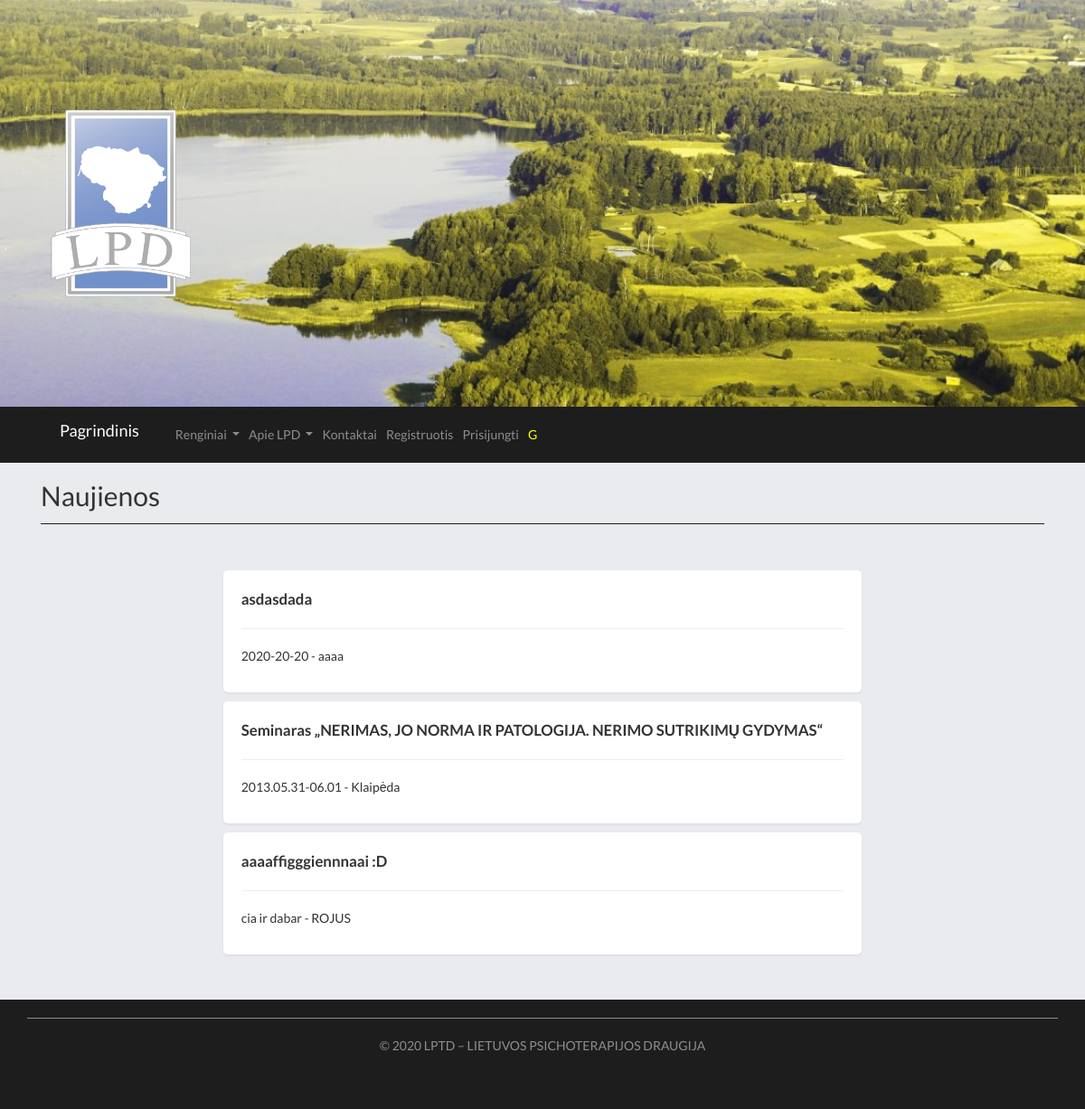
The page /Naujienos/ on the database as committed earlier.
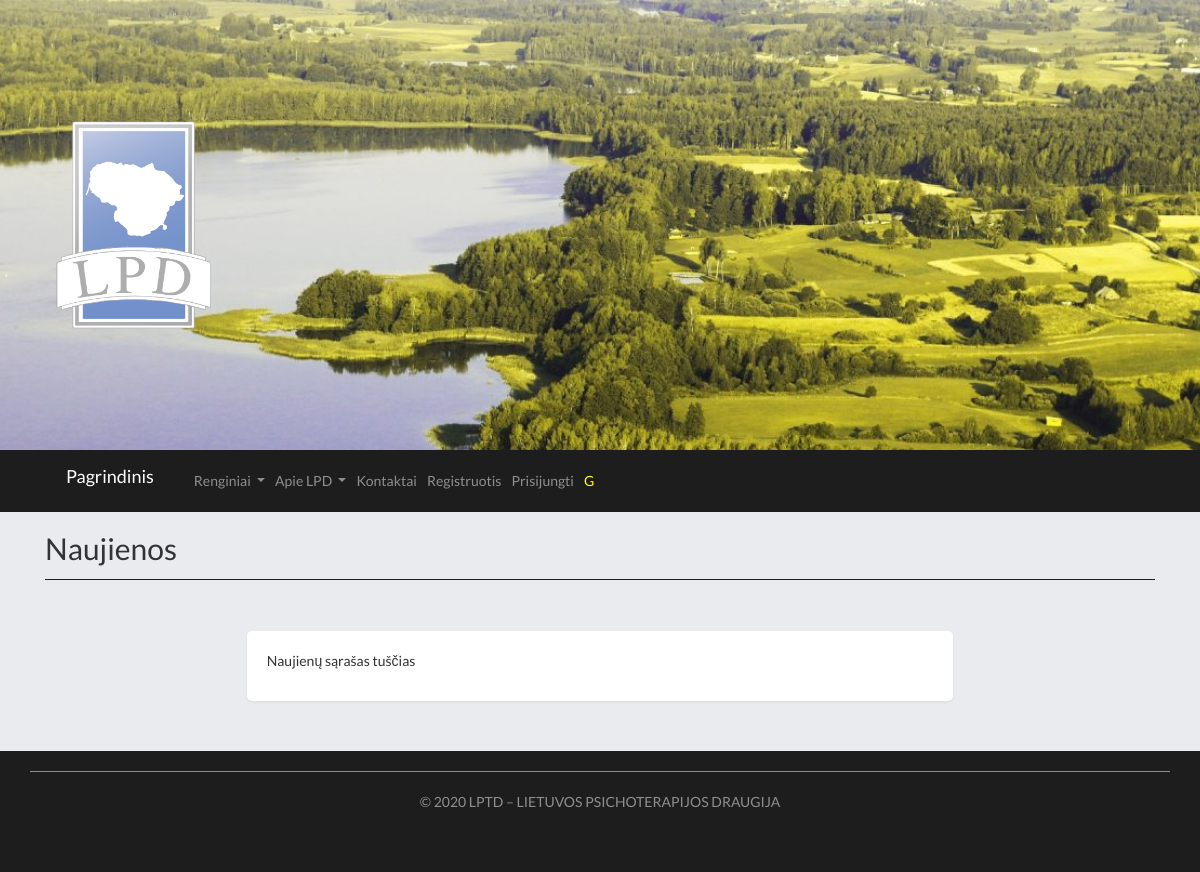
The same page on the database as committed later.
### main.py (models this page shows)
class News(db.Model):
	id = db.Column(db.Integer, primary_key=True)
	date_created = db.Column(db.DateTime, default=datetime.utcnow)
	title = db.Column(db.String(4000), default="")
	title_en = db.Column(db.String(4000), default="")
	date = db.Column(db.String(4000), default="")
	location = db.Column(db.String(4000), default="")

### main.py (the view)
@app.route("/Naujienos/", methods=["GET", "POST"])
def news():
	news_ = list(reversed(News.query.order_by(News.date_created).all()))
	return render_template("Naujienos.html",news = news_ , current_user=current_user())

### main.py (called while the page is built)
def guest_user():
	current_user = User()
	current_user.name="G"
	current_user.surname="Svecias"
	current_user.email="gg@gg.gg"
	current_user.lvl=0
	current_user.id=-1
	return current_user

def current_user():
	email = request.cookies.get("current-user-email")
	current_user = User.query.filter_by(email=email).first()
	if current_user == None:
		current_user = guest_user()
	return current_user

### templates/Naujienos.html (shortened to what this page needs)
{% extends "base.html" %}
{% block page%}
<h2> Naujienos</h2>
<hr class="my_hr">
	<div class= "empty_page">
		<div class = "row justify-content-md-center card_">
			{% if news|length == 0%}
				<div class = "col-md-8 page shadow-sm card_">
					<p> Naujienų sąrašas tuščias</p>
				</div>
			{% else %}
				{% for new in news %}
					{% if new.title|length > 0%}
						<div class = "col-md-8 page shadow-sm card_">
							<b><big>{{new.title}}</big></b><hr>
							<p>{{new.date}} - {{new.location}}
							</p>
						</div>
					{% endif %}
				{% endfor %}
			{% endif %}
		</div>
	</div>
{% endblock %}

Rows that differ between the two databases and show on the page:
removed News: title "asdasdada", date "2020-20-20", location "aaaa"
removed News: title "Seminaras „NERIMAS, JO NORMA IR PATOLOGIJA. NERIMO SUTRIKIMŲ GYDYMAS“", date "2013.05.31-06.01", location "Klaipėda"
removed News: title "aaaaffigggiennnaai :D", date "cia ir dabar", location "ROJUS"
Other text that changed with them:
text now shown: "Naujienų sąrašas tuščias"
